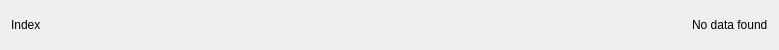
<?xml version="1.0" encoding="UTF-8"?>
<ui version="4.0">
 <class>SamplesListSubitem</class>
 <widget class="QWidget" name="SamplesListSubitem">
  <property name="geometry">
   <rect>
    <x>0</x>
    <y>0</y>
    <width>779</width>
    <height>50</height>
   </rect>
  </property>
  <property name="windowTitle">
   <string/>
  </property>
  <layout class="QHBoxLayout" name="horizontalLayout">
   <property name="spacing">
    <number>20</number>
   </property>
   <property name="topMargin">
    <number>0</number>
   </property>
   <property name="bottomMargin">
    <number>0</number>
   </property>
   <item>
    <widget class="QLabel" name="index_label">
     <property name="text">
      <string>Index</string>
     </property>
    </widget>
   </item>
   <item>
    <spacer name="horizontalSpacer">
     <property name="orientation">
      <enum>Qt::Orientation::Horizontal</enum>
     </property>
     <property name="sizeHint" stdset="0">
      <size>
       <width>40</width>
       <height>20</height>
      </size>
     </property>
    </spacer>
   </item>
   <item>
    <widget class="QWidget" name="widget" native="true">
     <property name="sizePolicy">
      <sizepolicy hsizetype="Minimum" vsizetype="Preferred">
       <horstretch>0</horstretch>
       <verstretch>0</verstretch>
      </sizepolicy>
     </property>
     <layout class="QHBoxLayout" name="right_layout">
      <property name="spacing">
       <number>0</number>
      </property>
      <property name="leftMargin">
       <number>0</number>
      </property>
      <property name="topMargin">
       <number>0</number>
      </property>
      <property name="rightMargin">
       <number>0</number>
      </property>
      <property name="bottomMargin">
       <number>0</number>
      </property>
      <item>
       <widget class="QLabel" name="label">
        <property name="text">
         <string>No data found</string>
        </property>
       </widget>
      </item>
      <item>
       <layout class="QHBoxLayout" name="buttons_layout"/>
      </item>
     </layout>
    </widget>
   </item>
  </layout>
 </widget>
 <resources/>
 <connections/>
</ui>
